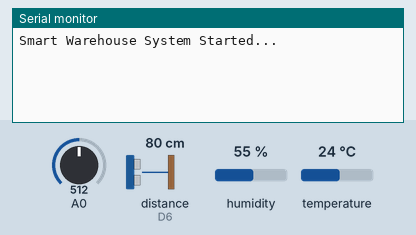
Bench run of a sketch on a simulated ESP8266 (NodeMCU). Shown: the last lines printed to the serial monitor. Inputs (shaded band) come from the test bench; at power-on: distance to the obstacle (sensor on D6) 80 cm, humidity 55 %, A0 = 512, temperature 24 °C. The echo pulse lasts 58.3 µs per cm; WiFi joins after 1.5 s; servers stay silent unless stated.

Above: at 3.0 s.
3.1 s: distance to the obstacle (sensor on D6) set to 2 cm
At 8.0 s:
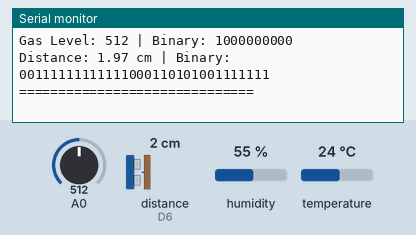
8.3 s: humidity set to 22 %
9.8 s: A0 set to 716
11.3 s: temperature set to 12 °C
At 11.92 s:
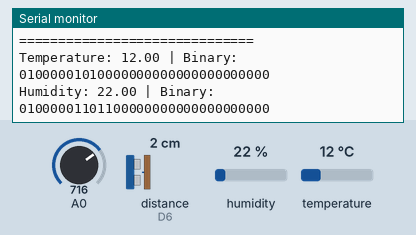
12.8 s: distance to the obstacle (sensor on D6) set to 4 cm
At 13.6 s:
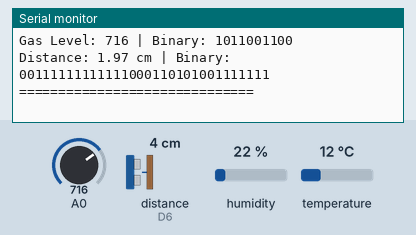

The sketch:

warehouse_monitoring.ino
```cpp
// --- LIBRARIES (MUST BE AT THE TOP) ---
#define BLYNK_PRINT Serial

// --- BLYNK CREDENTIALS (REQUIRED) ---
#define BLYNK_TEMPLATE_ID   "TMPL3MXuyifwP"
#define BLYNK_TEMPLATE_NAME "Warehouse Monitoring System"
#define BLYNK_AUTH_TOKEN    "o90z9msrShx0CytPuaktdsdJDfFabf-g"
#include <ESP8266WiFi.h>
#include <BlynkSimpleEsp8266.h>
#include "DHT.h"
// --- WIFI DETAILS ---
char ssid[] = "vivo Y28 5G";
char pass[] = "muruga@123";

// --- PIN DEFINITIONS ---
#define DHTPIN   D4
#define DHTTYPE  DHT11
#define TRIG_PIN D5
#define ECHO_PIN D6

DHT dht(DHTPIN, DHTTYPE);
BlynkTimer timer;

// ---------- FLOAT TO BINARY FUNCTION ----------
String floatToBinary(float value) {
  String binaryString = "";
  byte* b = (byte*)&value;
  for (int i = 3; i >= 0; i--) {
    String part = String(b[i], BIN);
    while (part.length() < 8) part = "0" + part;
    binaryString += part;
  }
  return binaryString;
}

// ---------- SEND SENSOR DATA ----------
void sendSensorData() {
  float h = dht.readHumidity();
  float t = dht.readTemperature();
  int gasValue = analogRead(A0);

  digitalWrite(TRIG_PIN, LOW);
  delayMicroseconds(2);
  digitalWrite(TRIG_PIN, HIGH);
  delayMicroseconds(10);
  digitalWrite(TRIG_PIN, LOW);
  long duration = pulseIn(ECHO_PIN, HIGH);
  float distanceCm = duration * 0.034 / 2;

  if (isnan(h) || isnan(t)) {
    Serial.println("Failed to read from DHT sensor!");
    return;
  }

  // ---- Convert to Binary ----
  String tempBinary = floatToBinary(t);
  String humBinary  = floatToBinary(h);
  String gasBinary  = String(gasValue, BIN);
  String distBinary = floatToBinary(distanceCm);

  // ---- Serial Output ----
  Serial.println("==============================");
  Serial.print("Temperature: "); Serial.print(t); Serial.print(" | Binary: ");
  Serial.println(tempBinary);
  Serial.print("Humidity: "); Serial.print(h); Serial.print(" | Binary: ");
  Serial.println(humBinary);
  Serial.print("Gas Level: "); Serial.print(gasValue); Serial.print(" | Binary: ");
  Serial.println(gasBinary);
  Serial.print("Distance: "); Serial.print(distanceCm); Serial.print(" cm | Binary: ");
  Serial.println(distBinary);
  Serial.println("==============================");

  // ---- Blynk Upload ----
  Blynk.virtualWrite(V0, t);
  Blynk.virtualWrite(V1, h);
  Blynk.virtualWrite(V2, gasValue);
  Blynk.virtualWrite(V3, distanceCm);

  Blynk.virtualWrite(V10, tempBinary);
  Blynk.virtualWrite(V11, humBinary);
  Blynk.virtualWrite(V12, gasBinary);
  Blynk.virtualWrite(V13, distBinary);
}

// ---------- SETUP ----------
void setup() {
  Serial.begin(9600);
  dht.begin();
  pinMode(TRIG_PIN, OUTPUT);
  pinMode(ECHO_PIN, INPUT);

  Blynk.begin(BLYNK_AUTH_TOKEN, ssid, pass);
  timer.setInterval(5000L, sendSensorData);

  Serial.println("Smart Warehouse System Started...");
}

// ---------- MAIN LOOP ----------
void loop() {
  Blynk.run();
  timer.run();
}
```

Measured:
- after the input at 3.1 s, the serial monitor: prints a new line after 3.9 s (image 1)
- after the input at 11.3 s, the serial monitor: prints a new line after 0.53 s (image 2)
